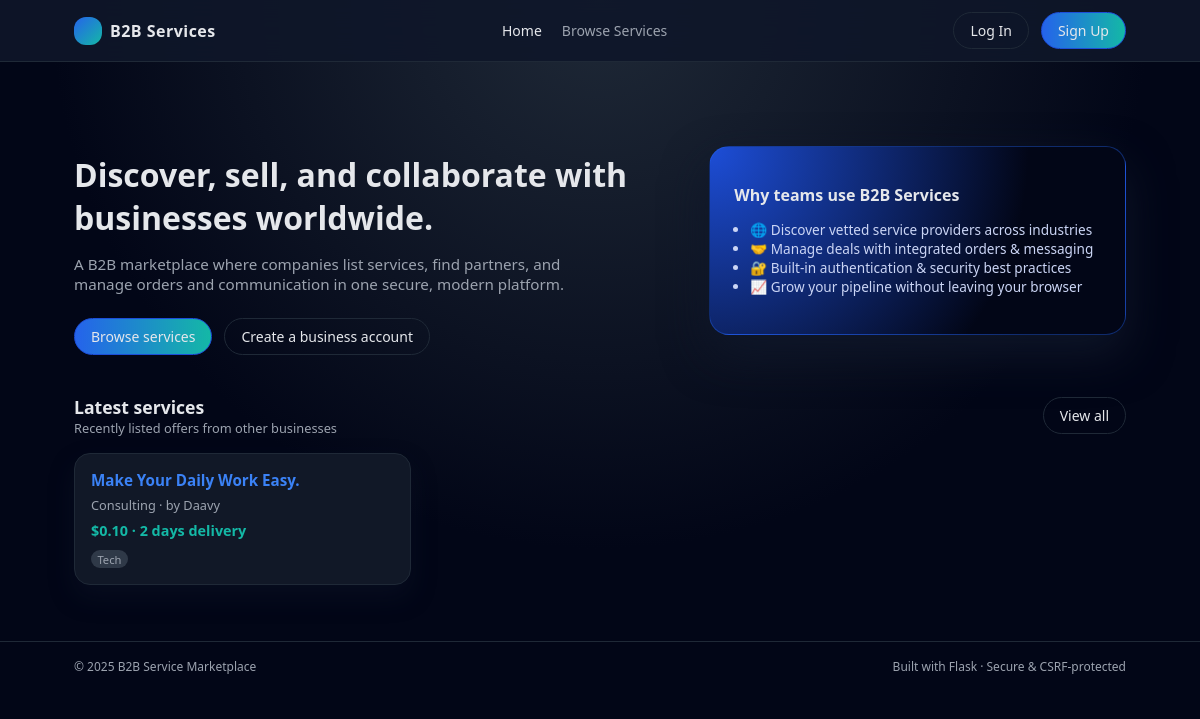
The page / on the database its author committed.
### app/models.py (models this page shows, shortened)
class Service(db.Model):
    __tablename__ = "services"
    id = db.Column(db.Integer, primary_key=True)
    title = db.Column(db.String(150), nullable=False)
    category = db.Column(db.String(100), nullable=False)
    description = db.Column(db.Text, nullable=False)
    price = db.Column(db.Numeric(10, 2), nullable=False)
    delivery_time = db.Column(db.Integer, nullable=False)  # in days
    tags = db.Column(db.String(255))
    created_at = db.Column(db.DateTime, default=datetime.utcnow)
    owner_id = db.Column(db.Integer, db.ForeignKey("users.id"), nullable=False)
    orders = db.relationship("Order", backref="service", lazy="dynamic")

class BusinessProfile(db.Model):
    __tablename__ = "business_profiles"
    id = db.Column(db.Integer, primary_key=True)
    company_name = db.Column(db.String(150), nullable=False)
    description = db.Column(db.Text)
    website = db.Column(db.String(255))
    location = db.Column(db.String(255))
    phone = db.Column(db.String(50))
    contact_email = db.Column(db.String(120))
    user_id = db.Column(db.Integer, db.ForeignKey("users.id"), nullable=False)

### app/routes.py (the view)
@main_bp.route("/")
def index():
    services = Service.query.order_by(Service.created_at.desc()).limit(8).all()
    return render_template("index.html", services=services)

### app/routes.py (called while the page is built)
@main_bp.context_processor
def inject_globals():
    return dict(Order=Order)

### app/templates/index.html (shortened to what this page needs)
{% extends "base.html" %}
{% block content %}
<section class="hero">
  <div>
    <h1 class="hero-title">
      Discover, sell, and collaborate with businesses worldwide.
    </h1>
    <p class="hero-subtitle">
      A B2B marketplace where companies list services, find partners, and manage
      orders and communication in one secure, modern platform.
    </p>
    <div class="hero-actions">
      <a href="{{ url_for('main.service_list') }}" class="btn btn-primary">
        Browse services
      </a>
      {% if current_user.is_authenticated %}
      <a href="{{ url_for('main.create_service') }}" class="btn btn-outline">
        List your service
      </a>
      {% else %}
      <a href="{{ url_for('main.register') }}" class="btn btn-outline">
        Create a business account
      </a>
      {% endif %}
    </div>
  </div>
  <div class="hero-card">
    <h2>Why teams use B2B Services</h2>
    <ul>
      <li>🌐 Discover vetted service providers across industries</li>
      <li>🤝 Manage deals with integrated orders & messaging</li>
      <li>🔐 Built-in authentication & security best practices</li>
      <li>📈 Grow your pipeline without leaving your browser</li>
    </ul>
  </div>
</section>
<section>
  <div class="section-header">
    <div>
      <div class="section-title">Latest services</div>
      <div class="section-subtitle">Recently listed offers from other businesses</div>
    </div>
    <a href="{{ url_for('main.service_list') }}" class="btn btn-outline">
      View all
    </a>
  </div>
  {% if services %}
  <div class="card-grid">
    {% for service in services %}
    <article class="card">
      <div class="card-title">
        <a href="{{ url_for('main.service_detail', service_id=service.id) }}">
          {{ service.title }}
        </a>
      </div>
      <div class="card-category">
        {{ service.category }} · by {{ service.owner.profile.company_name if service.owner.profile else service.owner.email }}
      </div>
      <div class="card-price">
        ${{ '%.2f'|format(service.price) }} &middot; {{ service.delivery_time }} days delivery
      </div>
      {% if service.tags %}
      <div class="card-tags">
        {% for tag in service.tags.split(',') %}
        <span class="tag">{{ tag.strip() }}</span>
        {% endfor %}
      </div>
      {% endif %}
    </article>
    {% endfor %}
  </div>
  {% else %}
  <p class="section-subtitle">No services listed yet. Be the first to publish one!</p>
  {% endif %}
</section>
{% endblock %}

### app/static/css/styles.css (style rules this page uses)
:root { --primary: #2563eb; --primary-light: #3b82f6; --primary-dark: #1d4ed8; --accent: #14b8a6; --bg: #0f172a; --bg-alt: #020617; --surface: #0b1120; --surface-alt: #111827; --border: #1f2937; --text: #e5e7eb; --text-muted: #9ca3af; --danger: #ef4444; --success: #22c55e; --warning: #facc15; }
*, *::before, *::after { box-sizing: border-box; }
html, body { margin: 0; padding: 0; font-family: system-ui, -apple-system, BlinkMacSystemFont, "Segoe UI", sans-serif; background: radial-gradient(circle at top, #1f2937, #020617 60%); color: var(--text); min-height: 100%; }
a { color: var(--primary-light); text-decoration: none; }
.btn { display: inline-flex; align-items: center; justify-content: center; font-size: 0.875rem; padding: 0.5rem 1rem; border-radius: 999px; border: 1px solid transparent; cursor: pointer; background: var(--surface-alt); color: var(--text); transition: background 0.15s ease, border-color 0.15s ease, transform 0.1s ease; }
.btn-primary { background: linear-gradient(to right, var(--primary), var(--accent)); border-color: var(--primary-dark); }
.btn-outline { background: transparent; border-color: var(--border); }
.hero { display: grid; grid-template-columns: minmax(0, 2fr) minmax(0, 1.4fr); gap: 2.5rem; align-items: center; margin-top: 2.5rem; margin-bottom: 2.5rem; }
.hero-title { font-size: 2rem; font-weight: 700; margin-bottom: 0.75rem; }
.hero-subtitle { font-size: 0.95rem; color: var(--text-muted); max-width: 32rem; }
.hero-actions { margin-top: 1.5rem; display: flex; gap: 0.75rem; flex-wrap: wrap; }
.hero-card { background: radial-gradient(circle at top left, #1d4ed8, #020617 70%); border-radius: 1.25rem; padding: 1.5rem; border: 1px solid rgba(37, 99, 235, 0.4); box-shadow: 0 20px 45px rgba(15, 23, 42, 0.9); }
.hero-card h2 { font-size: 1rem; margin-bottom: 0.75rem; }
.hero-card ul { padding-left: 1rem; font-size: 0.85rem; color: #cbd5f5; }
.card-grid { display: grid; gap: 1.25rem; grid-template-columns: repeat(auto-fill, minmax(260px, 1fr)); }
.card { background: var(--surface-alt); border-radius: 1rem; padding: 1rem; border: 1px solid var(--border); display: flex; flex-direction: column; gap: 0.4rem; box-shadow: 0 12px 24px rgba(15, 23, 42, 0.4); }
.card-title { font-size: 0.95rem; font-weight: 600; }
.card-category { font-size: 0.8rem; color: var(--text-muted); }
.card-price { font-size: 0.9rem; font-weight: 600; color: var(--accent); }
.card-tags { margin-top: 0.25rem; display: flex; flex-wrap: wrap; gap: 0.3rem; }
.tag { font-size: 0.7rem; padding: 0.1rem 0.4rem; border-radius: 999px; background: rgba(55, 65, 81, 0.8); color: var(--text-muted); }
.section-header { display: flex; justify-content: space-between; align-items: center; margin-bottom: 1rem; }
.section-title { font-size: 1.1rem; font-weight: 600; }
.section-subtitle { font-size: 0.8rem; color: var(--text-muted); }

### rows shown on the page
Service: title "Make Your Daily Work Easy.", category "Consulting", owner.profile "Daavy", price "0.10", delivery_time "2", strip "Tech"

### other values the page prints
{{ 2025 }} "2025"
